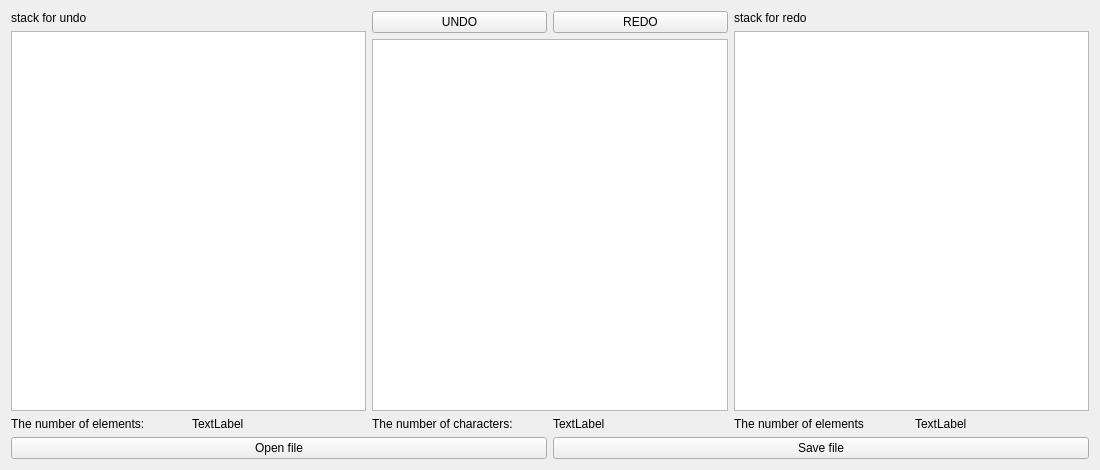
<?xml version="1.0" encoding="UTF-8"?>
<ui version="4.0">
 <class>MainWindow</class>
 <widget class="QMainWindow" name="MainWindow">
  <property name="geometry">
   <rect>
    <x>0</x>
    <y>0</y>
    <width>1100</width>
    <height>470</height>
   </rect>
  </property>
  <property name="sizePolicy">
   <sizepolicy hsizetype="MinimumExpanding" vsizetype="MinimumExpanding">
    <horstretch>0</horstretch>
    <verstretch>0</verstretch>
   </sizepolicy>
  </property>
  <property name="minimumSize">
   <size>
    <width>1100</width>
    <height>470</height>
   </size>
  </property>
  <property name="windowTitle">
   <string>UndoRedo</string>
  </property>
  <widget class="QWidget" name="centralWidget">
   <layout class="QGridLayout" name="gridLayout_3">
    <item row="0" column="0">
     <layout class="QGridLayout" name="gridLayout_2">
      <item row="0" column="2">
       <layout class="QVBoxLayout" name="verticalLayout_3">
        <item>
         <widget class="QLabel" name="label_4">
          <property name="text">
           <string>stack for redo</string>
          </property>
         </widget>
        </item>
        <item>
         <widget class="QTableView" name="tableView_2">
          <property name="sizePolicy">
           <sizepolicy hsizetype="MinimumExpanding" vsizetype="MinimumExpanding">
            <horstretch>0</horstretch>
            <verstretch>0</verstretch>
           </sizepolicy>
          </property>
         </widget>
        </item>
        <item>
         <layout class="QHBoxLayout" name="horizontalLayout_4">
          <item>
           <widget class="QLabel" name="label_6">
            <property name="sizePolicy">
             <sizepolicy hsizetype="MinimumExpanding" vsizetype="Preferred">
              <horstretch>0</horstretch>
              <verstretch>0</verstretch>
             </sizepolicy>
            </property>
            <property name="text">
             <string>The number of elements</string>
            </property>
           </widget>
          </item>
          <item>
           <widget class="QLabel" name="label_9">
            <property name="sizePolicy">
             <sizepolicy hsizetype="MinimumExpanding" vsizetype="Preferred">
              <horstretch>0</horstretch>
              <verstretch>0</verstretch>
             </sizepolicy>
            </property>
            <property name="text">
             <string>TextLabel</string>
            </property>
           </widget>
          </item>
         </layout>
        </item>
       </layout>
      </item>
      <item row="0" column="0">
       <layout class="QVBoxLayout" name="verticalLayout">
        <item>
         <widget class="QLabel" name="label_3">
          <property name="text">
           <string>stack for undo</string>
          </property>
         </widget>
        </item>
        <item>
         <widget class="QTableView" name="tableView">
          <property name="sizePolicy">
           <sizepolicy hsizetype="MinimumExpanding" vsizetype="Expanding">
            <horstretch>0</horstretch>
            <verstretch>0</verstretch>
           </sizepolicy>
          </property>
         </widget>
        </item>
        <item>
         <layout class="QHBoxLayout" name="horizontalLayout">
          <item>
           <widget class="QLabel" name="label_5">
            <property name="sizePolicy">
             <sizepolicy hsizetype="MinimumExpanding" vsizetype="Preferred">
              <horstretch>0</horstretch>
              <verstretch>0</verstretch>
             </sizepolicy>
            </property>
            <property name="text">
             <string>The number of elements:</string>
            </property>
           </widget>
          </item>
          <item>
           <widget class="QLabel" name="label_7">
            <property name="sizePolicy">
             <sizepolicy hsizetype="MinimumExpanding" vsizetype="Preferred">
              <horstretch>0</horstretch>
              <verstretch>0</verstretch>
             </sizepolicy>
            </property>
            <property name="text">
             <string>TextLabel</string>
            </property>
           </widget>
          </item>
         </layout>
        </item>
       </layout>
      </item>
      <item row="0" column="1">
       <layout class="QVBoxLayout" name="verticalLayout_2">
        <item>
         <layout class="QHBoxLayout" name="horizontalLayout_2">
          <item>
           <widget class="QPushButton" name="pushButton_3">
            <property name="text">
             <string>UNDO</string>
            </property>
           </widget>
          </item>
          <item>
           <widget class="QPushButton" name="pushButton_4">
            <property name="text">
             <string>REDO</string>
            </property>
           </widget>
          </item>
         </layout>
        </item>
        <item>
         <widget class="QTextEdit" name="textEdit">
          <property name="sizePolicy">
           <sizepolicy hsizetype="MinimumExpanding" vsizetype="MinimumExpanding">
            <horstretch>0</horstretch>
            <verstretch>0</verstretch>
           </sizepolicy>
          </property>
         </widget>
        </item>
        <item>
         <layout class="QHBoxLayout" name="horizontalLayout_3">
          <item>
           <widget class="QLabel" name="label">
            <property name="sizePolicy">
             <sizepolicy hsizetype="MinimumExpanding" vsizetype="Preferred">
              <horstretch>0</horstretch>
              <verstretch>0</verstretch>
             </sizepolicy>
            </property>
            <property name="text">
             <string>The number of characters:</string>
            </property>
           </widget>
          </item>
          <item>
           <widget class="QLabel" name="label_8">
            <property name="sizePolicy">
             <sizepolicy hsizetype="MinimumExpanding" vsizetype="Preferred">
              <horstretch>0</horstretch>
              <verstretch>0</verstretch>
             </sizepolicy>
            </property>
            <property name="text">
             <string>TextLabel</string>
            </property>
           </widget>
          </item>
         </layout>
        </item>
       </layout>
      </item>
     </layout>
    </item>
    <item row="1" column="0">
     <layout class="QGridLayout" name="gridLayout">
      <item row="0" column="0">
       <widget class="QPushButton" name="pushButton">
        <property name="text">
         <string>Open file</string>
        </property>
       </widget>
      </item>
      <item row="0" column="1">
       <widget class="QPushButton" name="pushButton_2">
        <property name="text">
         <string>Save file</string>
        </property>
       </widget>
      </item>
     </layout>
    </item>
   </layout>
  </widget>
 </widget>
 <layoutdefault spacing="6" margin="11"/>
 <resources/>
 <connections/>
</ui>
